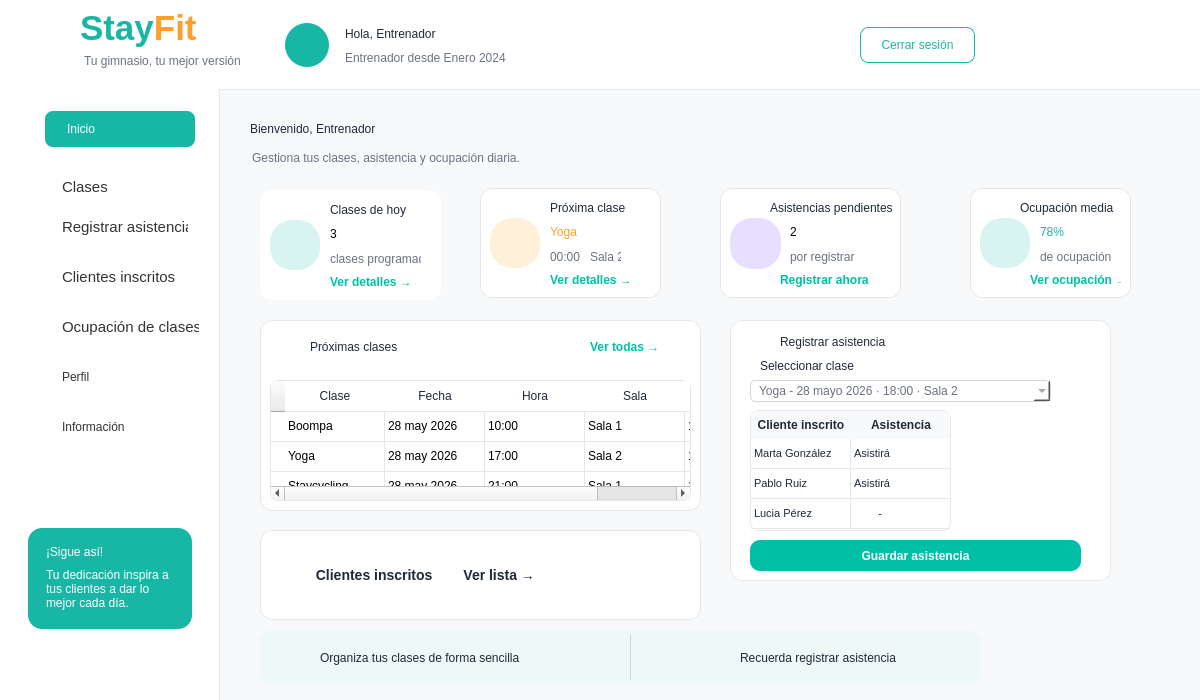
<?xml version="1.0" encoding="UTF-8"?>
<ui version="4.0">
 <class>MainWindow</class>
 <widget class="QMainWindow" name="MainWindow">
  <property name="geometry">
   <rect>
    <x>0</x>
    <y>0</y>
    <width>1200</width>
    <height>700</height>
   </rect>
  </property>
  <property name="windowTitle">
   <string>StayFit - Panel Cliente</string>
  </property>
  <property name="styleSheet">
   <string notr="true">QMainWindow { background-color: #F7F9FA; }
QLabel { background: transparent; color: #1F2937; font-family: &quot;Segoe UI&quot;; }
QPushButton { font-family: &quot;Segoe UI&quot;; }
QFrame#frameHeader { background-color: white; border-bottom: 1px solid #E5E7EB; }
QFrame#frameMenu { background-color: white; border-right: 1px solid #E5E7EB; }
QFrame#frameContenido { background-color: #F7F9FA; border: none; }
QFrame#card1, QFrame#card2, QFrame#card3, QFrame#card4, QFrame#cardTabla, QFrame#cardPago, QFrame#cardActividad, QFrame#cardConsejo, QFrame#cardMotivacion, QFrame#cardSigue { background-color: white; border: 1px solid #E6E6E6; border-radius: 12px; }
QPushButton#btnInicio { background-color: #18B7A5; color: white; border-radius: 8px; text-align: left; padding-left: 22px; font: bold 11pt &quot;Segoe UI&quot;; }
QPushButton#btnClases, QPushButton#btnInscripciones, QPushButton#btnPagos, QPushButton#btnEstadisticas, QPushButton#btnCalorias, QPushButton#btnPerfil, QPushButton#btnInformacion { background-color: transparent; color: #333333; border: none; text-align: left; padding-left: 22px; font: 11pt &quot;Segoe UI&quot;; }
QPushButton#btnClases:hover, QPushButton#btnInscripciones:hover, QPushButton#btnPagos:hover, QPushButton#btnEstadisticas:hover, QPushButton#btnCalorias:hover, QPushButton#btnPerfil:hover, QPushButton#btnInformacion:hover { background-color: #E6F7F5; border-radius: 8px; }
QPushButton#btnCerrarSesion { background-color: white; color: #18B7A5; border: 1px solid #18B7A5; border-radius: 8px; font: bold 10pt &quot;Segoe UI&quot;; }
QPushButton#btnVerInscripciones { background-color: #18B7A5; color: white; border: none; border-radius: 8px; font: bold 10pt &quot;Segoe UI&quot;; }
QPushButton#btnMini { background-color: transparent; color: #00A896; border: none; font: bold 9pt &quot;Segoe UI&quot;; }
QTableWidget { background-color: white; border: 1px solid #E6E6E6; border-radius: 8px; gridline-color: #E6E6E6; font: 9pt &quot;Segoe UI&quot;; }
QHeaderView::section { background-color: white; color: #1F2937; font: bold 9pt &quot;Segoe UI&quot;; border: none; border-bottom: 1px solid #E6E6E6; padding: 6px; }</string>
  </property>
  <widget class="QWidget" name="centralwidget">
   <widget class="QFrame" name="frameHeader">
    <property name="geometry">
     <rect>
      <x>0</x>
      <y>0</y>
      <width>1201</width>
      <height>90</height>
     </rect>
    </property>
    <property name="frameShape">
     <enum>QFrame::NoFrame</enum>
    </property>
    <widget class="QLabel" name="lblLogoIcono">
     <property name="geometry">
      <rect>
       <x>18</x>
       <y>10</y>
       <width>65</width>
       <height>65</height>
      </rect>
     </property>
     <property name="styleSheet">
      <string notr="true">font: 28pt &quot;Segoe UI Emoji&quot;; color: #18B7A5;</string>
     </property>
     <property name="text">
      <string/>
     </property>
     <property name="pixmap">
      <pixmap>:/prefijoNuevo/logo_stayfit.png</pixmap>
     </property>
     <property name="scaledContents">
      <bool>true</bool>
     </property>
    </widget>
    <widget class="QLabel" name="labelStayFitHeader">
     <property name="geometry">
      <rect>
       <x>80</x>
       <y>8</y>
       <width>170</width>
       <height>40</height>
      </rect>
     </property>
     <property name="text">
      <string>&lt;html&gt;&lt;head/&gt;&lt;body&gt;&lt;p&gt;&lt;span style=&quot; font-size:26pt; font-weight:700; color:#18B7A5;&quot;&gt;Stay&lt;/span&gt;&lt;span style=&quot; font-size:26pt; font-weight:700; color:#FF9F2E;&quot;&gt;Fit&lt;/span&gt;&lt;/p&gt;&lt;/body&gt;&lt;/html&gt;</string>
     </property>
    </widget>
    <widget class="QLabel" name="labelSubtituloHeader">
     <property name="geometry">
      <rect>
       <x>84</x>
       <y>52</y>
       <width>170</width>
       <height>18</height>
      </rect>
     </property>
     <property name="styleSheet">
      <string notr="true">color: #6B7280; font: 9pt &quot;Segoe UI&quot;;</string>
     </property>
     <property name="text">
      <string>Tu gimnasio, tu mejor versión</string>
     </property>
    </widget>
    <widget class="QLabel" name="lblAvatarCliente">
     <property name="geometry">
      <rect>
       <x>285</x>
       <y>23</y>
       <width>44</width>
       <height>44</height>
      </rect>
     </property>
     <property name="styleSheet">
      <string notr="true">background-color: #18B7A5; color: white; border-radius: 22px; font: 20pt &quot;Segoe UI Emoji&quot;;</string>
     </property>
     <property name="text">
      <string/>
     </property>
     <property name="pixmap">
      <pixmap resource="../imagenes/recursos.qrc">:/newPrefix/usuario.png</pixmap>
     </property>
     <property name="scaledContents">
      <bool>true</bool>
     </property>
    </widget>
    <widget class="QLabel" name="lblNombreCliente">
     <property name="geometry">
      <rect>
       <x>345</x>
       <y>22</y>
       <width>270</width>
       <height>24</height>
      </rect>
     </property>
     <property name="styleSheet">
      <string notr="true">font: bold 13pt &quot;Segoe UI&quot;; color: #1F2937;</string>
     </property>
     <property name="text">
      <string>Hola, Entrenador</string>
     </property>
    </widget>
    <widget class="QLabel" name="lblFechaAltaEntrenador">
     <property name="geometry">
      <rect>
       <x>345</x>
       <y>48</y>
       <width>191</width>
       <height>20</height>
      </rect>
     </property>
     <property name="styleSheet">
      <string notr="true">font: 10pt &quot;Segoe UI&quot;; color: #6B7280;</string>
     </property>
     <property name="text">
      <string>Entrenador desde Enero 2024</string>
     </property>
    </widget>
    <widget class="QPushButton" name="btnCerrarSesion">
     <property name="geometry">
      <rect>
       <x>860</x>
       <y>27</y>
       <width>115</width>
       <height>36</height>
      </rect>
     </property>
     <property name="text">
      <string>Cerrar sesión</string>
     </property>
    </widget>
   </widget>
   <widget class="QFrame" name="frameMenu">
    <property name="geometry">
     <rect>
      <x>0</x>
      <y>89</y>
      <width>220</width>
      <height>611</height>
     </rect>
    </property>
    <property name="frameShape">
     <enum>QFrame::NoFrame</enum>
    </property>
    <widget class="QPushButton" name="btnInicio">
     <property name="geometry">
      <rect>
       <x>45</x>
       <y>22</y>
       <width>150</width>
       <height>36</height>
      </rect>
     </property>
     <property name="text">
      <string>Inicio</string>
     </property>
    </widget>
    <widget class="QPushButton" name="btnInscritos">
     <property name="geometry">
      <rect>
       <x>50</x>
       <y>170</y>
       <width>150</width>
       <height>36</height>
      </rect>
     </property>
     <property name="font">
      <font>
       <family>Segoe UI</family>
       <pointsize>11</pointsize>
      </font>
     </property>
     <property name="styleSheet">
      <string notr="true">QPushButton {
    background-color: transparent;
    border: none;
    border-radius: 8px;
    padding: 8px 12px;
    text-align: left;
    color: #333333;
}

QPushButton:hover {
    background-color: #E8F8F5;
}

QPushButton:checked {
    background-color: #DDF7F3;
    color: #333333;
    font-weight: bold;
}</string>
     </property>
     <property name="text">
      <string>Clientes inscritos</string>
     </property>
     <property name="flat">
      <bool>true</bool>
     </property>
    </widget>
    <widget class="QPushButton" name="btnOcupacion">
     <property name="geometry">
      <rect>
       <x>50</x>
       <y>220</y>
       <width>161</width>
       <height>36</height>
      </rect>
     </property>
     <property name="font">
      <font>
       <family>Segoe UI</family>
       <pointsize>11</pointsize>
      </font>
     </property>
     <property name="styleSheet">
      <string notr="true">QPushButton {
    background-color: transparent;
    border: none;
    border-radius: 8px;
    padding: 8px 12px;
    text-align: left;
    color: #333333;
}

QPushButton:hover {
    background-color: #E8F8F5;
}

QPushButton:checked {
    background-color: #DDF7F3;
    color: #333333;
    font-weight: bold;
}</string>
     </property>
     <property name="text">
      <string>Ocupación de clases</string>
     </property>
     <property name="flat">
      <bool>true</bool>
     </property>
    </widget>
    <widget class="QPushButton" name="btnPerfil">
     <property name="geometry">
      <rect>
       <x>50</x>
       <y>270</y>
       <width>150</width>
       <height>36</height>
      </rect>
     </property>
     <property name="styleSheet">
      <string notr="true">QPushButton {
    background-color: transparent;
    border: none;
    border-radius: 8px;
    padding: 8px 12px;
    text-align: left;
    color: #333333;
}

QPushButton:hover {
    background-color: #E8F8F5;
}

QPushButton:checked {
    background-color: #DDF7F3;
    color: #333333;
    font-weight: bold;
}
</string>
     </property>
     <property name="text">
      <string>Perfil</string>
     </property>
    </widget>
    <widget class="QPushButton" name="btnInformacion">
     <property name="geometry">
      <rect>
       <x>50</x>
       <y>320</y>
       <width>150</width>
       <height>36</height>
      </rect>
     </property>
     <property name="styleSheet">
      <string notr="true">QPushButton {
    background-color: transparent;
    border: none;
    border-radius: 8px;
    padding: 8px 12px;
    text-align: left;
    color: #333333;
}

QPushButton:hover {
    background-color: #E8F8F5;
}

QPushButton:checked {
    background-color: #DDF7F3;
    color: #333333;
    font-weight: bold;
}</string>
     </property>
     <property name="text">
      <string>Información</string>
     </property>
    </widget>
    <widget class="QFrame" name="cardSigue">
     <property name="geometry">
      <rect>
       <x>28</x>
       <y>439</y>
       <width>164</width>
       <height>101</height>
      </rect>
     </property>
     <property name="styleSheet">
      <string notr="true">QFrame#cardSigue { background-color: #18B7A5; border-radius: 14px; border: none; }</string>
     </property>
     <widget class="QLabel" name="lblSigue">
      <property name="geometry">
       <rect>
        <x>18</x>
        <y>12</y>
        <width>130</width>
        <height>24</height>
       </rect>
      </property>
      <property name="styleSheet">
       <string notr="true">color:white; font:bold 11pt &quot;Segoe UI&quot;;</string>
      </property>
      <property name="text">
       <string>¡Sigue así!</string>
      </property>
     </widget>
     <widget class="QLabel" name="lblSigueTexto">
      <property name="geometry">
       <rect>
        <x>18</x>
        <y>35</y>
        <width>130</width>
        <height>51</height>
       </rect>
      </property>
      <property name="styleSheet">
       <string notr="true">color:white; font:9pt &quot;Segoe UI&quot;;</string>
      </property>
      <property name="text">
       <string>Tu dedicación inspira a tus clientes a dar lo mejor cada día.</string>
      </property>
      <property name="wordWrap">
       <bool>true</bool>
      </property>
     </widget>
    </widget>
    <widget class="QLabel" name="label">
     <property name="geometry">
      <rect>
       <x>20</x>
       <y>30</y>
       <width>20</width>
       <height>20</height>
      </rect>
     </property>
     <property name="text">
      <string/>
     </property>
     <property name="pixmap">
      <pixmap resource="../imagenes/recursos.qrc">:/newPrefix/casa_inicio.png</pixmap>
     </property>
     <property name="scaledContents">
      <bool>true</bool>
     </property>
    </widget>
    <widget class="QLabel" name="label_10">
     <property name="geometry">
      <rect>
       <x>20</x>
       <y>280</y>
       <width>23</width>
       <height>23</height>
      </rect>
     </property>
     <property name="text">
      <string/>
     </property>
     <property name="pixmap">
      <pixmap resource="../imagenes/recursos.qrc">:/newPrefix/usuario.png</pixmap>
     </property>
     <property name="scaledContents">
      <bool>true</bool>
     </property>
    </widget>
    <widget class="QLabel" name="label_11">
     <property name="geometry">
      <rect>
       <x>20</x>
       <y>330</y>
       <width>23</width>
       <height>23</height>
      </rect>
     </property>
     <property name="text">
      <string/>
     </property>
     <property name="pixmap">
      <pixmap resource="../imagenes/recursos.qrc">:/newPrefix/informacion.png</pixmap>
     </property>
     <property name="scaledContents">
      <bool>true</bool>
     </property>
    </widget>
    <widget class="QLabel" name="label_12">
     <property name="geometry">
      <rect>
       <x>20</x>
       <y>90</y>
       <width>20</width>
       <height>20</height>
      </rect>
     </property>
     <property name="text">
      <string/>
     </property>
     <property name="pixmap">
      <pixmap resource="../imagenes/recursos.qrc">:/newPrefix/calendario.png</pixmap>
     </property>
     <property name="scaledContents">
      <bool>true</bool>
     </property>
    </widget>
    <widget class="QLabel" name="label_3">
     <property name="geometry">
      <rect>
       <x>20</x>
       <y>130</y>
       <width>20</width>
       <height>20</height>
      </rect>
     </property>
     <property name="styleSheet">
      <string notr="true">image: url(:/newPrefix/lista-de-verificacion.png)</string>
     </property>
     <property name="text">
      <string/>
     </property>
    </widget>
    <widget class="QLabel" name="label_4">
     <property name="geometry">
      <rect>
       <x>20</x>
       <y>180</y>
       <width>20</width>
       <height>20</height>
      </rect>
     </property>
     <property name="styleSheet">
      <string notr="true">image:url(:/newPrefix/anadir-grupo.png)</string>
     </property>
     <property name="text">
      <string/>
     </property>
    </widget>
    <widget class="QLabel" name="label_8">
     <property name="geometry">
      <rect>
       <x>20</x>
       <y>230</y>
       <width>23</width>
       <height>23</height>
      </rect>
     </property>
     <property name="styleSheet">
      <string notr="true">image: url(:/newPrefix/grafico-circular.png)</string>
     </property>
     <property name="text">
      <string/>
     </property>
    </widget>
    <widget class="QPushButton" name="btnRegistroAsistencia">
     <property name="geometry">
      <rect>
       <x>50</x>
       <y>120</y>
       <width>150</width>
       <height>36</height>
      </rect>
     </property>
     <property name="font">
      <font>
       <family>Segoe UI</family>
       <pointsize>11</pointsize>
      </font>
     </property>
     <property name="styleSheet">
      <string notr="true">QPushButton {
    background-color: transparent;
    border: none;
    border-radius: 8px;
    padding: 8px 12px;
    text-align: left;
    color: #333333;
}

QPushButton:hover {
    background-color: #E8F8F5;
}

QPushButton:checked {
    background-color: #DDF7F3;
    color: #333333;
    font-weight: bold;
}

</string>
     </property>
     <property name="text">
      <string>Registrar asistencia</string>
     </property>
     <property name="flat">
      <bool>true</bool>
     </property>
    </widget>
    <widget class="QPushButton" name="btnClases_2">
     <property name="geometry">
      <rect>
       <x>50</x>
       <y>80</y>
       <width>150</width>
       <height>36</height>
      </rect>
     </property>
     <property name="font">
      <font>
       <family>Segoe UI</family>
       <pointsize>11</pointsize>
      </font>
     </property>
     <property name="mouseTracking">
      <bool>false</bool>
     </property>
     <property name="tabletTracking">
      <bool>false</bool>
     </property>
     <property name="styleSheet">
      <string notr="true">QPushButton {
    background-color: transparent;
    border: none;
    border-radius: 8px;
    padding: 8px 12px;
    text-align: left;
    color: #333333;
}

QPushButton:hover {
    background-color: #E8F8F5;
}

QPushButton:checked {
    background-color: #DDF7F3;
    color: #333333;
    font-weight: bold;
}</string>
     </property>
     <property name="text">
      <string>Clases</string>
     </property>
     <property name="checkable">
      <bool>true</bool>
     </property>
     <property name="checked">
      <bool>false</bool>
     </property>
     <property name="flat">
      <bool>false</bool>
     </property>
    </widget>
   </widget>
   <widget class="QFrame" name="frameContenido">
    <property name="geometry">
     <rect>
      <x>220</x>
      <y>90</y>
      <width>981</width>
      <height>611</height>
     </rect>
    </property>
    <property name="frameShape">
     <enum>QFrame::NoFrame</enum>
    </property>
    <widget class="QLabel" name="lblBienvenida">
     <property name="geometry">
      <rect>
       <x>30</x>
       <y>22</y>
       <width>300</width>
       <height>34</height>
      </rect>
     </property>
     <property name="styleSheet">
      <string notr="true">font:bold 20pt &quot;Segoe UI&quot;; color:#1F2937;</string>
     </property>
     <property name="text">
      <string>Bienvenido, Entrenador</string>
     </property>
    </widget>
    <widget class="QLabel" name="lblResumen">
     <property name="geometry">
      <rect>
       <x>32</x>
       <y>58</y>
       <width>470</width>
       <height>20</height>
      </rect>
     </property>
     <property name="styleSheet">
      <string notr="true">font:9pt &quot;Segoe UI&quot;; color:#6B7280;</string>
     </property>
     <property name="text">
      <string>Gestiona tus clases, asistencia y ocupación diaria.</string>
     </property>
    </widget>
    <widget class="QFrame" name="card2">
     <property name="geometry">
      <rect>
       <x>260</x>
       <y>98</y>
       <width>181</width>
       <height>110</height>
      </rect>
     </property>
     <widget class="QLabel" name="lblIconPago">
      <property name="geometry">
       <rect>
        <x>10</x>
        <y>30</y>
        <width>50</width>
        <height>50</height>
       </rect>
      </property>
      <property name="styleSheet">
       <string notr="true">background-color:#FFF0D9; border-radius:22px; font:16pt &quot;Segoe UI Emoji&quot;; color:#FF9F2E;</string>
      </property>
      <property name="text">
       <string/>
      </property>
     </widget>
     <widget class="QLabel" name="lblTituloproxclase">
      <property name="geometry">
       <rect>
        <x>70</x>
        <y>10</y>
        <width>95</width>
        <height>20</height>
       </rect>
      </property>
      <property name="styleSheet">
       <string notr="true">font:bold 9pt &quot;Segoe UI&quot;;</string>
      </property>
      <property name="text">
       <string>Próxima clase</string>
      </property>
     </widget>
     <widget class="QLabel" name="labelClase">
      <property name="geometry">
       <rect>
        <x>70</x>
        <y>30</y>
        <width>95</width>
        <height>28</height>
       </rect>
      </property>
      <property name="styleSheet">
       <string notr="true">font:bold 16pt &quot;Segoe UI&quot;; color:#FF9F2E;</string>
      </property>
      <property name="text">
       <string>Yoga</string>
      </property>
     </widget>
     <widget class="QLabel" name="labelHora">
      <property name="geometry">
       <rect>
        <x>70</x>
        <y>60</y>
        <width>31</width>
        <height>18</height>
       </rect>
      </property>
      <property name="styleSheet">
       <string notr="true">color:#6B7280; font:7pt &quot;Segoe UI&quot;;</string>
      </property>
      <property name="text">
       <string>00:00</string>
      </property>
     </widget>
     <widget class="QLabel" name="labelSala">
      <property name="geometry">
       <rect>
        <x>110</x>
        <y>60</y>
        <width>31</width>
        <height>18</height>
       </rect>
      </property>
      <property name="styleSheet">
       <string notr="true">color:#6B7280; font:7pt &quot;Segoe UI&quot;;</string>
      </property>
      <property name="text">
       <string>Sala 2</string>
      </property>
     </widget>
     <widget class="QLabel" name="label_6">
      <property name="geometry">
       <rect>
        <x>10</x>
        <y>40</y>
        <width>51</width>
        <height>31</height>
       </rect>
      </property>
      <property name="styleSheet">
       <string notr="true">image:url(:/newPrefix/reloj.png)</string>
      </property>
      <property name="text">
       <string/>
      </property>
     </widget>
     <widget class="QPushButton" name="buttonVerDetalles">
      <property name="geometry">
       <rect>
        <x>70</x>
        <y>80</y>
        <width>91</width>
        <height>23</height>
       </rect>
      </property>
      <property name="cursor">
       <cursorShape>PointingHandCursor</cursorShape>
      </property>
      <property name="styleSheet">
       <string notr="true">QPushButton {
    color: #00BFA6;
    background: transparent;
    border: none;
    font-weight: bold;
    text-align: left;
}

QPushButton:hover {
    color: #009E8A;
}</string>
      </property>
      <property name="text">
       <string>Ver detalles →</string>
      </property>
      <property name="flat">
       <bool>true</bool>
      </property>
     </widget>
    </widget>
    <widget class="QFrame" name="card3">
     <property name="geometry">
      <rect>
       <x>500</x>
       <y>98</y>
       <width>181</width>
       <height>110</height>
      </rect>
     </property>
     <widget class="QLabel" name="lblIconCal">
      <property name="geometry">
       <rect>
        <x>10</x>
        <y>30</y>
        <width>51</width>
        <height>51</height>
       </rect>
      </property>
      <property name="styleSheet">
       <string notr="true">background-color:#E8DEFF; border-radius:22px; font:17pt &quot;Segoe UI Emoji&quot;;</string>
      </property>
      <property name="text">
       <string/>
      </property>
     </widget>
     <widget class="QLabel" name="lblTituloasistencia">
      <property name="geometry">
       <rect>
        <x>50</x>
        <y>10</y>
        <width>131</width>
        <height>20</height>
       </rect>
      </property>
      <property name="styleSheet">
       <string notr="true">font:bold 8pt &quot;Segoe UI&quot;;</string>
      </property>
      <property name="text">
       <string>Asistencias pendientes</string>
      </property>
     </widget>
     <widget class="QLabel" name="labelNumAsistencias">
      <property name="geometry">
       <rect>
        <x>70</x>
        <y>30</y>
        <width>21</width>
        <height>28</height>
       </rect>
      </property>
      <property name="styleSheet">
       <string notr="true">font:bold 16pt &quot;Segoe UI&quot;;color: rgb(0, 0, 0)</string>
      </property>
      <property name="text">
       <string>2</string>
      </property>
     </widget>
     <widget class="QLabel" name="lblSubAs_2">
      <property name="geometry">
       <rect>
        <x>70</x>
        <y>60</y>
        <width>75</width>
        <height>18</height>
       </rect>
      </property>
      <property name="styleSheet">
       <string notr="true">color:#6B7280; font:7pt &quot;Segoe UI&quot;;</string>
      </property>
      <property name="text">
       <string>por registrar</string>
      </property>
     </widget>
     <widget class="QLabel" name="label_9">
      <property name="geometry">
       <rect>
        <x>10</x>
        <y>40</y>
        <width>51</width>
        <height>31</height>
       </rect>
      </property>
      <property name="styleSheet">
       <string notr="true">image:url(:/newPrefix/usuarios.png)</string>
      </property>
      <property name="text">
       <string/>
      </property>
     </widget>
     <widget class="QPushButton" name="buttonRegistrarAsisPend">
      <property name="geometry">
       <rect>
        <x>60</x>
        <y>80</y>
        <width>91</width>
        <height>23</height>
       </rect>
      </property>
      <property name="cursor">
       <cursorShape>PointingHandCursor</cursorShape>
      </property>
      <property name="styleSheet">
       <string notr="true">QPushButton {
    color: #00BFA6;
    background: transparent;
    border: none;
    font-weight: bold;
    text-align: left;
}

QPushButton:hover {
    color: #009E8A;
}</string>
      </property>
      <property name="text">
       <string>Registrar ahora →</string>
      </property>
      <property name="flat">
       <bool>true</bool>
      </property>
     </widget>
    </widget>
    <widget class="QFrame" name="card4">
     <property name="geometry">
      <rect>
       <x>750</x>
       <y>98</y>
       <width>161</width>
       <height>110</height>
      </rect>
     </property>
     <widget class="QLabel" name="lblIconAs">
      <property name="geometry">
       <rect>
        <x>10</x>
        <y>30</y>
        <width>50</width>
        <height>50</height>
       </rect>
      </property>
      <property name="styleSheet">
       <string notr="true">background-color:#D8F4F0; color:#18B7A5; border-radius:22px; font:bold 20pt &quot;Segoe UI&quot;;</string>
      </property>
      <property name="text">
       <string/>
      </property>
     </widget>
     <widget class="QLabel" name="lblTituloocupacion">
      <property name="geometry">
       <rect>
        <x>50</x>
        <y>10</y>
        <width>131</width>
        <height>20</height>
       </rect>
      </property>
      <property name="styleSheet">
       <string notr="true">font:bold 9pt &quot;Segoe UI&quot;;</string>
      </property>
      <property name="text">
       <string>Ocupación media</string>
      </property>
     </widget>
     <widget class="QLabel" name="lblPorcentajeOcupacion">
      <property name="geometry">
       <rect>
        <x>70</x>
        <y>30</y>
        <width>70</width>
        <height>28</height>
       </rect>
      </property>
      <property name="styleSheet">
       <string notr="true">font:bold 18pt &quot;Segoe UI&quot;; color:#18B7A5;</string>
      </property>
      <property name="text">
       <string>78%</string>
      </property>
     </widget>
     <widget class="QLabel" name="lblSubAs">
      <property name="geometry">
       <rect>
        <x>70</x>
        <y>60</y>
        <width>75</width>
        <height>18</height>
       </rect>
      </property>
      <property name="styleSheet">
       <string notr="true">color:#6B7280; font:7pt &quot;Segoe UI&quot;;</string>
      </property>
      <property name="text">
       <string>de ocupación</string>
      </property>
     </widget>
     <widget class="QLabel" name="label_14">
      <property name="geometry">
       <rect>
        <x>10</x>
        <y>40</y>
        <width>51</width>
        <height>31</height>
       </rect>
      </property>
      <property name="styleSheet">
       <string notr="true">image:url(:/newPrefix/grafico-circular.png)</string>
      </property>
      <property name="text">
       <string/>
      </property>
     </widget>
     <widget class="QPushButton" name="buttonVerOcupacion">
      <property name="geometry">
       <rect>
        <x>60</x>
        <y>80</y>
        <width>91</width>
        <height>23</height>
       </rect>
      </property>
      <property name="cursor">
       <cursorShape>PointingHandCursor</cursorShape>
      </property>
      <property name="styleSheet">
       <string notr="true">QPushButton {
    color: #00BFA6;
    background: transparent;
    border: none;
    font-weight: bold;
    text-align: left;
}

QPushButton:hover {
    color: #009E8A;
}</string>
      </property>
      <property name="text">
       <string>Ver ocupación →</string>
      </property>
      <property name="flat">
       <bool>true</bool>
      </property>
     </widget>
    </widget>
    <widget class="QFrame" name="cardTabla">
     <property name="geometry">
      <rect>
       <x>40</x>
       <y>230</y>
       <width>441</width>
       <height>191</height>
      </rect>
     </property>
     <widget class="QLabel" name="lblTituloTabla">
      <property name="geometry">
       <rect>
        <x>50</x>
        <y>15</y>
        <width>220</width>
        <height>24</height>
       </rect>
      </property>
      <property name="styleSheet">
       <string notr="true">font:bold 11pt &quot;Segoe UI&quot;;</string>
      </property>
      <property name="text">
       <string>Próximas clases </string>
      </property>
     </widget>
     <widget class="QTableWidget" name="tablaProximasClasesEntrenador">
      <property name="geometry">
       <rect>
        <x>10</x>
        <y>60</y>
        <width>421</width>
        <height>121</height>
       </rect>
      </property>
      <property name="styleSheet">
       <string notr="true"/>
      </property>
      <property name="verticalScrollBarPolicy">
       <enum>Qt::ScrollBarAlwaysOff</enum>
      </property>
      <property name="horizontalScrollBarPolicy">
       <enum>Qt::ScrollBarAsNeeded</enum>
      </property>
      <property name="columnCount">
       <number>5</number>
      </property>
      <row>
       <property name="text">
        <string/>
       </property>
      </row>
      <row>
       <property name="text">
        <string/>
       </property>
      </row>
      <row>
       <property name="text">
        <string/>
       </property>
      </row>
      <column>
       <property name="text">
        <string>Clase</string>
       </property>
      </column>
      <column>
       <property name="text">
        <string>Fecha</string>
       </property>
      </column>
      <column>
       <property name="text">
        <string>Hora</string>
       </property>
      </column>
      <column>
       <property name="text">
        <string>Sala</string>
       </property>
      </column>
      <column>
       <property name="text">
        <string>Ocupación</string>
       </property>
      </column>
      <item row="0" column="0">
       <property name="text">
        <string>Boompa</string>
       </property>
      </item>
      <item row="0" column="1">
       <property name="text">
        <string>28 may 2026</string>
       </property>
      </item>
      <item row="0" column="2">
       <property name="text">
        <string>10:00</string>
       </property>
      </item>
      <item row="0" column="3">
       <property name="text">
        <string>Sala 1</string>
       </property>
      </item>
      <item row="0" column="4">
       <property name="text">
        <string>18/20</string>
       </property>
      </item>
      <item row="1" column="0">
       <property name="text">
        <string>Yoga</string>
       </property>
      </item>
      <item row="1" column="1">
       <property name="text">
        <string>28 may 2026</string>
       </property>
      </item>
      <item row="1" column="2">
       <property name="text">
        <string>17:00</string>
       </property>
      </item>
      <item row="1" column="3">
       <property name="text">
        <string>Sala 2</string>
       </property>
      </item>
      <item row="1" column="4">
       <property name="text">
        <string>14/15</string>
       </property>
      </item>
      <item row="2" column="0">
       <property name="text">
        <string>Staycycling</string>
       </property>
      </item>
      <item row="2" column="1">
       <property name="text">
        <string>28 may 2026</string>
       </property>
      </item>
      <item row="2" column="2">
       <property name="text">
        <string>21:00</string>
       </property>
      </item>
      <item row="2" column="3">
       <property name="text">
        <string>Sala 1</string>
       </property>
      </item>
      <item row="2" column="4">
       <property name="text">
        <string>12/20</string>
       </property>
      </item>
     </widget>
     <widget class="QLabel" name="label_2">
      <property name="geometry">
       <rect>
        <x>18</x>
        <y>18</y>
        <width>20</width>
        <height>20</height>
       </rect>
      </property>
      <property name="text">
       <string/>
      </property>
      <property name="pixmap">
       <pixmap resource="../imagenes/recursos.qrc">:/newPrefix/calendario.png</pixmap>
      </property>
      <property name="scaledContents">
       <bool>true</bool>
      </property>
     </widget>
     <widget class="QPushButton" name="buttonVerTodasClases">
      <property name="geometry">
       <rect>
        <x>330</x>
        <y>15</y>
        <width>91</width>
        <height>23</height>
       </rect>
      </property>
      <property name="cursor">
       <cursorShape>PointingHandCursor</cursorShape>
      </property>
      <property name="styleSheet">
       <string notr="true">QPushButton {
    color: #00BFA6;
    background: transparent;
    border: none;
    font-weight: bold;
    text-align: left;
}

QPushButton:hover {
    color: #009E8A;
}</string>
      </property>
      <property name="text">
       <string>Ver todas →</string>
      </property>
      <property name="flat">
       <bool>true</bool>
      </property>
     </widget>
    </widget>
    <widget class="QFrame" name="asist">
     <property name="geometry">
      <rect>
       <x>510</x>
       <y>230</y>
       <width>381</width>
       <height>261</height>
      </rect>
     </property>
     <property name="styleSheet">
      <string notr="true">#asist {
    background-color: white;
    border: 1px solid #E5E7EB;
    border-radius: 12px;
}</string>
     </property>
     <widget class="QLabel" name="lblTituloUltPago">
      <property name="geometry">
       <rect>
        <x>50</x>
        <y>10</y>
        <width>161</width>
        <height>24</height>
       </rect>
      </property>
      <property name="styleSheet">
       <string notr="true">font:bold 11pt &quot;Segoe UI&quot;;</string>
      </property>
      <property name="text">
       <string>Registrar asistencia</string>
      </property>
     </widget>
     <widget class="QLabel" name="lblselClase">
      <property name="geometry">
       <rect>
        <x>30</x>
        <y>35</y>
        <width>120</width>
        <height>22</height>
       </rect>
      </property>
      <property name="styleSheet">
       <string notr="true">font:bold 9pt &quot;Segoe UI&quot;;</string>
      </property>
      <property name="text">
       <string>Seleccionar clase</string>
      </property>
     </widget>
     <widget class="QLabel" name="label_5">
      <property name="geometry">
       <rect>
        <x>0</x>
        <y>10</y>
        <width>51</width>
        <height>21</height>
       </rect>
      </property>
      <property name="styleSheet">
       <string notr="true">image:url(:/newPrefix/lista-de-verificacion.png)</string>
      </property>
      <property name="text">
       <string/>
      </property>
     </widget>
     <widget class="QComboBox" name="comboClaseAsistencia">
      <property name="geometry">
       <rect>
        <x>20</x>
        <y>60</y>
        <width>301</width>
        <height>22</height>
       </rect>
      </property>
      <property name="styleSheet">
       <string notr="true">QComboBox {
    background-color: white;
    border: 1px solid #D1D5DB;
    border-radius: 6px;
    padding-left: 8px;
    color: #6B7280;
}</string>
      </property>
      <item>
       <property name="text">
        <string>Yoga - 28 mayo 2026 · 18:00 · Sala 2</string>
       </property>
      </item>
     </widget>
     <widget class="QTableWidget" name="tableAsistencia">
      <property name="geometry">
       <rect>
        <x>20</x>
        <y>90</y>
        <width>201</width>
        <height>121</height>
       </rect>
      </property>
      <property name="styleSheet">
       <string notr="true">QTableWidget {
    background-color: white;
    border: 1px solid #E5E7EB;
    border-radius: 8px;
    gridline-color: #E5E7EB;
    color: #1F2937;
    font-size: 11px;
}

QHeaderView::section {
    background-color: #F7F9FA;
    color: #1F2937;
    font-weight: bold;
    border: none;
    padding: 5px;
}

QTableWidget::item {
    padding: 5px;
}</string>
      </property>
      <property name="verticalScrollBarPolicy">
       <enum>Qt::ScrollBarAlwaysOff</enum>
      </property>
      <property name="horizontalScrollBarPolicy">
       <enum>Qt::ScrollBarAlwaysOff</enum>
      </property>
      <property name="rowCount">
       <number>3</number>
      </property>
      <property name="columnCount">
       <number>2</number>
      </property>
      <attribute name="verticalHeaderVisible">
       <bool>false</bool>
      </attribute>
      <row/>
      <row/>
      <row/>
      <column>
       <property name="text">
        <string>Cliente inscrito</string>
       </property>
      </column>
      <column>
       <property name="text">
        <string>Asistencia</string>
       </property>
      </column>
      <item row="0" column="0">
       <property name="text">
        <string>Marta González</string>
       </property>
      </item>
      <item row="0" column="1">
       <property name="text">
        <string>Asistirá</string>
       </property>
      </item>
      <item row="1" column="0">
       <property name="text">
        <string>Pablo Ruiz</string>
       </property>
      </item>
      <item row="1" column="1">
       <property name="text">
        <string>Asistirá</string>
       </property>
      </item>
      <item row="2" column="0">
       <property name="text">
        <string>Lucia Pérez</string>
       </property>
      </item>
      <item row="2" column="1">
       <property name="text">
        <string>        -</string>
       </property>
      </item>
     </widget>
     <widget class="QPushButton" name="btnGuardarAsistencia">
      <property name="geometry">
       <rect>
        <x>20</x>
        <y>220</y>
        <width>331</width>
        <height>31</height>
       </rect>
      </property>
      <property name="styleSheet">
       <string notr="true">QPushButton {
    background-color: #00BFA6;
    color: white;
    border: none;
    border-radius: 10px;
    padding: 10px 18px;
    font-weight: bold;
}

QPushButton:hover {
    background-color: #00A890;
}

QPushButton:pressed {
    background-color: #008F7A;
}</string>
      </property>
      <property name="text">
       <string>Guardar asistencia</string>
      </property>
     </widget>
    </widget>
    <widget class="QFrame" name="cardConsejo">
     <property name="geometry">
      <rect>
       <x>40</x>
       <y>540</y>
       <width>720</width>
       <height>55</height>
      </rect>
     </property>
     <property name="styleSheet">
      <string notr="true">QFrame#cardConsejo { background-color:#EEF9F7; border:none; border-radius:12px; }</string>
     </property>
     <widget class="QLabel" name="lblConsejo">
      <property name="geometry">
       <rect>
        <x>60</x>
        <y>10</y>
        <width>320</width>
        <height>35</height>
       </rect>
      </property>
      <property name="styleSheet">
       <string notr="true">font:9pt &quot;Segoe UI&quot;; color:#1F2937;</string>
      </property>
      <property name="text">
       <string>Organiza tus clases de forma sencilla</string>
      </property>
     </widget>
     <widget class="QLabel" name="lblMotivacion">
      <property name="geometry">
       <rect>
        <x>480</x>
        <y>10</y>
        <width>161</width>
        <height>35</height>
       </rect>
      </property>
      <property name="styleSheet">
       <string notr="true">font:9pt &quot;Segoe UI&quot;; color:#1F2937;</string>
      </property>
      <property name="text">
       <string>Recuerda registrar asistencia</string>
      </property>
     </widget>
     <widget class="QLabel" name="label_13">
      <property name="geometry">
       <rect>
        <x>0</x>
        <y>10</y>
        <width>51</width>
        <height>31</height>
       </rect>
      </property>
      <property name="styleSheet">
       <string notr="true">image:url(:/newPrefix/corazon-en-mano.png)</string>
      </property>
      <property name="text">
       <string/>
      </property>
     </widget>
     <widget class="QLabel" name="label_15">
      <property name="geometry">
       <rect>
        <x>410</x>
        <y>10</y>
        <width>61</width>
        <height>31</height>
       </rect>
      </property>
      <property name="styleSheet">
       <string notr="true">image:url(:/newPrefix/rosas-de-corazon.png)</string>
      </property>
      <property name="text">
       <string/>
      </property>
     </widget>
     <widget class="Line" name="line">
      <property name="geometry">
       <rect>
        <x>370</x>
        <y>5</y>
        <width>1</width>
        <height>45</height>
       </rect>
      </property>
      <property name="styleSheet">
       <string notr="true">QFrame {
    background-color: #D1D5DB;
    border: none;
}</string>
      </property>
      <property name="orientation">
       <enum>Qt::Vertical</enum>
      </property>
     </widget>
    </widget>
    <widget class="QLabel" name="label_16">
     <property name="geometry">
      <rect>
       <x>350</x>
       <y>20</y>
       <width>35</width>
       <height>35</height>
      </rect>
     </property>
     <property name="text">
      <string/>
     </property>
     <property name="pixmap">
      <pixmap resource="../imagenes/recursos.qrc">:/newPrefix/ola.png</pixmap>
     </property>
     <property name="scaledContents">
      <bool>true</bool>
     </property>
    </widget>
    <widget class="QFrame" name="card2_2">
     <property name="geometry">
      <rect>
       <x>40</x>
       <y>100</y>
       <width>181</width>
       <height>110</height>
      </rect>
     </property>
     <property name="styleSheet">
      <string notr="true">background: #FFFFFF;border-radius: 12px;</string>
     </property>
     <widget class="QLabel" name="lblTituloproxclase_2">
      <property name="geometry">
       <rect>
        <x>70</x>
        <y>10</y>
        <width>95</width>
        <height>20</height>
       </rect>
      </property>
      <property name="styleSheet">
       <string notr="true">font:bold 9pt &quot;Segoe UI&quot;;</string>
      </property>
      <property name="text">
       <string>Clases de hoy</string>
      </property>
     </widget>
     <widget class="QLabel" name="labelNumClases">
      <property name="geometry">
       <rect>
        <x>70</x>
        <y>30</y>
        <width>95</width>
        <height>28</height>
       </rect>
      </property>
      <property name="styleSheet">
       <string notr="true">font:bold 16pt &quot;Segoe UI&quot;;color: rgb(0, 0, 0)</string>
      </property>
      <property name="text">
       <string>3</string>
      </property>
     </widget>
     <widget class="QLabel" name="labelHora_2">
      <property name="geometry">
       <rect>
        <x>70</x>
        <y>60</y>
        <width>91</width>
        <height>18</height>
       </rect>
      </property>
      <property name="styleSheet">
       <string notr="true">color:#6B7280; font:7pt &quot;Segoe UI&quot;;</string>
      </property>
      <property name="text">
       <string>clases programadas</string>
      </property>
     </widget>
     <widget class="QPushButton" name="buttonVerDetalles_2">
      <property name="geometry">
       <rect>
        <x>70</x>
        <y>80</y>
        <width>91</width>
        <height>23</height>
       </rect>
      </property>
      <property name="cursor">
       <cursorShape>PointingHandCursor</cursorShape>
      </property>
      <property name="styleSheet">
       <string notr="true">QPushButton {
    color: #00BFA6;
    background: transparent;
    border: none;
    font-weight: bold;
    text-align: left;
}

QPushButton:hover {
    color: #009E8A;
}</string>
      </property>
      <property name="text">
       <string>Ver detalles →</string>
      </property>
      <property name="flat">
       <bool>true</bool>
      </property>
     </widget>
     <widget class="QLabel" name="lblIconAs_2">
      <property name="geometry">
       <rect>
        <x>10</x>
        <y>30</y>
        <width>50</width>
        <height>50</height>
       </rect>
      </property>
      <property name="styleSheet">
       <string notr="true">background-color:#D8F4F0; color:#18B7A5; border-radius:22px; font:bold 20pt &quot;Segoe UI&quot;;</string>
      </property>
      <property name="text">
       <string/>
      </property>
     </widget>
     <widget class="QLabel" name="label_7">
      <property name="geometry">
       <rect>
        <x>10</x>
        <y>40</y>
        <width>51</width>
        <height>31</height>
       </rect>
      </property>
      <property name="styleSheet">
       <string notr="true">image:url(:/newPrefix/calendario.png); background:transparent</string>
      </property>
      <property name="text">
       <string/>
      </property>
     </widget>
    </widget>
    <widget class="QLabel" name="label_17">
     <property name="geometry">
      <rect>
       <x>280</x>
       <y>480</y>
       <width>47</width>
       <height>13</height>
      </rect>
     </property>
     <property name="text">
      <string/>
     </property>
    </widget>
    <widget class="QLabel" name="label_18">
     <property name="geometry">
      <rect>
       <x>-180</x>
       <y>0</y>
       <width>1391</width>
       <height>621</height>
      </rect>
     </property>
     <property name="styleSheet">
      <string notr="true">image:url(:/entrenador/reborde_ola.png)</string>
     </property>
     <property name="text">
      <string/>
     </property>
    </widget>
    <widget class="QPushButton" name="pushButton">
     <property name="geometry">
      <rect>
       <x>40</x>
       <y>440</y>
       <width>441</width>
       <height>90</height>
      </rect>
     </property>
     <property name="styleSheet">
      <string notr="true">QPushButton {
    background-color: white;
    border: 1px solid #E5E7EB;
    border-radius: 12px;
    color: #1F2937;
    font-size: 14px;
    font-weight: bold;
    text-align: left;
    padding-left: 20px;
}

QPushButton:hover {
    background-color: #F0FFFC;
    border: 1px solid #00BFA6;
    color: #00BFA6;
}</string>
     </property>
     <property name="text">
      <string>         Clientes inscritos        Ver lista →</string>
     </property>
    </widget>
    <widget class="QLabel" name="label_19">
     <property name="geometry">
      <rect>
       <x>50</x>
       <y>480</y>
       <width>47</width>
       <height>21</height>
      </rect>
     </property>
     <property name="styleSheet">
      <string notr="true">image:url(:/newPrefix/ver-usuario.png)</string>
     </property>
     <property name="text">
      <string/>
     </property>
    </widget>
    <zorder>label_18</zorder>
    <zorder>lblBienvenida</zorder>
    <zorder>lblResumen</zorder>
    <zorder>card2</zorder>
    <zorder>card3</zorder>
    <zorder>card4</zorder>
    <zorder>cardTabla</zorder>
    <zorder>asist</zorder>
    <zorder>cardConsejo</zorder>
    <zorder>label_16</zorder>
    <zorder>card2_2</zorder>
    <zorder>label_17</zorder>
    <zorder>pushButton</zorder>
    <zorder>label_19</zorder>
   </widget>
  </widget>
 </widget>
 <resources>
  <include location="../imagenes/recursos.qrc"/>
 </resources>
 <connections/>
</ui>
